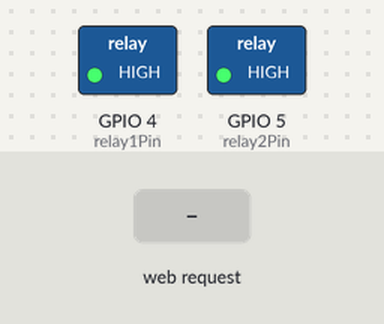
A sketch run on a simulated ESP32. Parts: switched loads named in the sketch (green lamp = pin HIGH). Inputs (shaded band) come from the test bench. WiFi joins after 1.5 s; servers stay silent unless stated; what the sketch prints to the serial monitor is not drawn.

Above: at 3.2 s.
3.3 s: HTTP request GET /relay/1/off received
At 4.2 s:
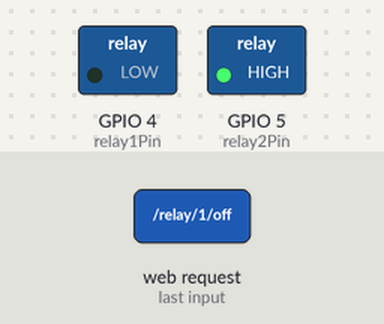
4.8 s: HTTP request GET /relay/2/off received
At 5.3 s:
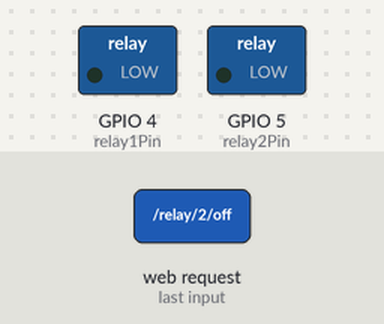
6.3 s: HTTP request GET /relay/1/on received
At 7.5 s:
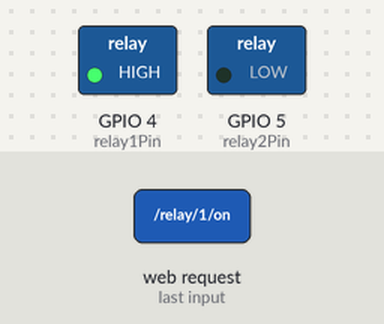
7.8 s: HTTP request GET /relay/2/on received
At 8.8 s:
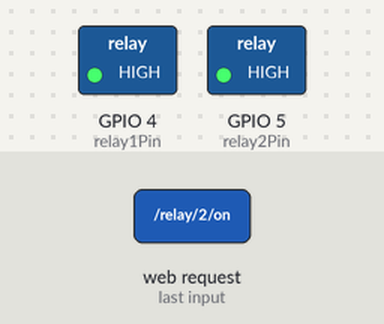
9.3 s: HTTP request GET /relay/all/off received
At 9.9 s:
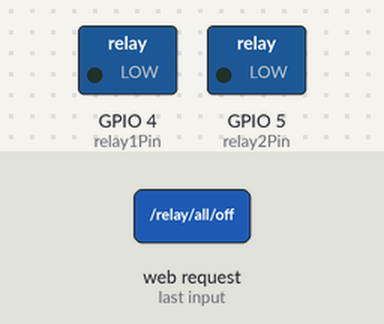
Timing chart, 0 to 11.8 s (numbered marks = the images above; inputs shaded):
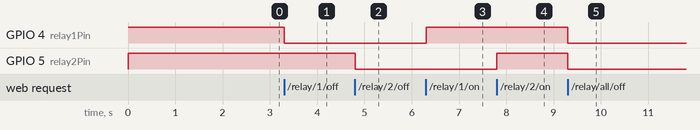

Measured:
- after the input at 3.3 s, GPIO 4 (relay1Pin): HIGH → LOW at once
- after the input at 4.8 s, GPIO 5 (relay2Pin): HIGH → LOW at once
- after the input at 6.3 s, GPIO 4 (relay1Pin): LOW → HIGH at once
- after the input at 7.8 s, GPIO 5 (relay2Pin): LOW → HIGH at once
- after the input at 9.3 s, GPIO 4 (relay1Pin), GPIO 5 (relay2Pin): HIGH → LOW at once

The sketch:

controlRelayWithWebServerLokal.ino
```cpp
#include <WiFi.h>
#include <ESPAsyncWebServer.h>

const char *ssid = "Haji";
const char *password = "hajikadap123";

const int relay1Pin = 4;  // GPIO pin untuk relay 1
const int relay2Pin = 5;  // GPIO pin untuk relay 2

AsyncWebServer server(80);

void setup() {
  Serial.begin(115200);
  pinMode(relay1Pin, OUTPUT);
  pinMode(relay2Pin, OUTPUT);
  digitalWrite(relay1Pin, HIGH);
  digitalWrite(relay2Pin, HIGH);

  WiFi.begin(ssid, password);

  while (WiFi.status() != WL_CONNECTED) {
    delay(1000);
    Serial.println("Koneksi WiFi...");
  }

  server.on("/relay/1/on", HTTP_GET, [](AsyncWebServerRequest *request) {
    digitalWrite(relay1Pin, HIGH);
    request->send(200, "text/plain", "Relay 1 dinonaktifkan");
  });

  server.on("/relay/1/off", HTTP_GET, [](AsyncWebServerRequest *request) {
    digitalWrite(relay1Pin, LOW);
    request->send(200, "text/plain", "Relay 1 diaktifkan");
  });

  server.on("/relay/2/on", HTTP_GET, [](AsyncWebServerRequest *request) {
    digitalWrite(relay2Pin, HIGH);
    request->send(200, "text/plain", "Relay 2 dinonaktifkan");
  });

  server.on("/relay/2/off", HTTP_GET, [](AsyncWebServerRequest *request) {
    digitalWrite(relay2Pin, LOW);
    request->send(200, "text/plain", "Relay 2 diaktifkan");
  });

  server.on("/relay/all/on", HTTP_GET, [](AsyncWebServerRequest *request) {
    digitalWrite(relay1Pin, HIGH);
    digitalWrite(relay2Pin, HIGH);
    request->send(200, "text/plain", "Semua relay dinonaktifkan");
  });

  server.on("/relay/all/off", HTTP_GET, [](AsyncWebServerRequest *request) {
    digitalWrite(relay1Pin, LOW);
    digitalWrite(relay2Pin, LOW);
    request->send(200, "text/plain", "Semua relay diaktifkan");
  });


  server.begin();
}

void loop() {
}
```
